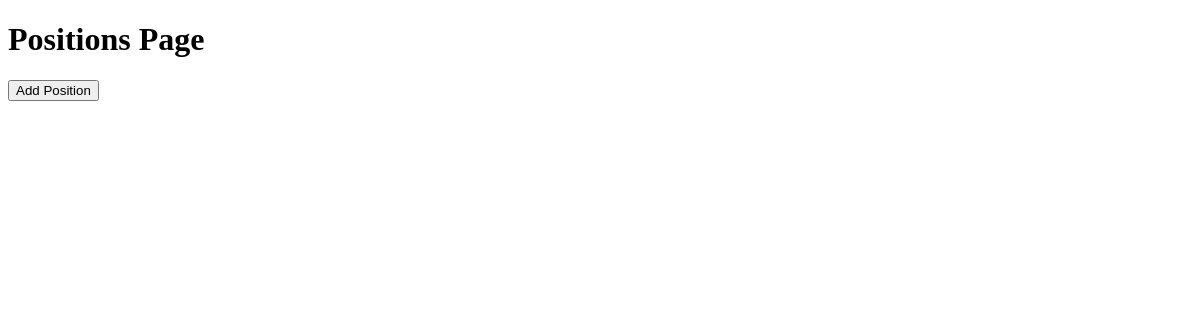
/positions/, run on an earlier commit of the app's database.
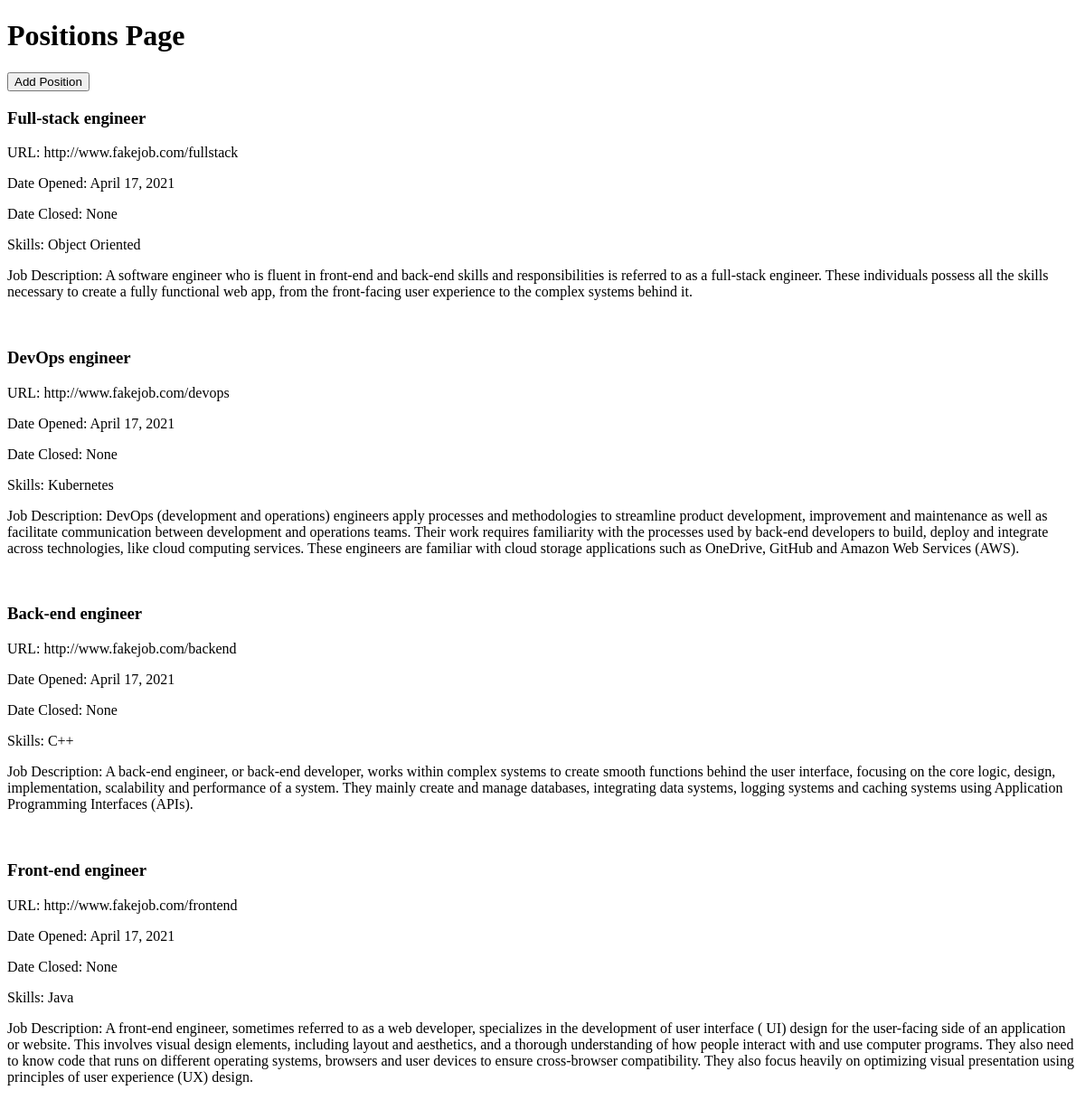
And on a later commit of the database.
### jobs/models.py (models this page shows)
class Position(models.Model):
	INDUSTRY_SKILL = [
		('java', 'Java'),
		('c++', 'C++'),
		('algorithm', 'Algorithm Design'),
		('object', 'Object Oriented'),
		('kubernetes', 'Kubernetes')
	]
	position_title = models.CharField(max_length=100)
	position_url = models.URLField(max_length=300, null=True)
	date_opened = models.DateField(null=True)
	date_closed = models.DateField(null=True, blank=True, default='')
	skills = models.CharField(choices=INDUSTRY_SKILL, max_length=100) # Need to look into multiple selection
	job_description = models.TextField(null=True)

### jobs/views.py (the view)
# urls.py: path('positions/', views.list_positions, name='jobs-positions'),
def list_positions(request):
	list_positions = Position.objects.all()
	context = {
		'title': 'Positions',
		'positions': list_positions,
	}
	return render(request, 'jobs/positions.html', context)

### jobs/templates/jobs/positions.html
{% extends "jobs/base.html" %}
{% block content %}
	<h1>Positions Page</h1>
    <button onclick="location.href='/positions/new'" type="button">Add Position</button>
	{% for position in positions %}
		<h3>{{ position.position_title }}</h3>
        <p>URL: {{ position.position_url }}</p>
        <p>Date Opened: {{ position.date_opened }}</p>
        <p>Date Closed: {{ position.date_closed }}</p>
        <p>Skills: {{ position.skills }}</p>
        <p>Job Description: {{ position.job_description }}</p></br>
	{% endfor %}
{% endblock content %}

### jobs/templates/jobs/base.html (shortened to what this page needs)
<!DOCTYPE html>
<html>
<head>
</head>
<body>
	{% block content %}{% endblock %}
</body>
</html>

What changed in the data, as far as the page shows it:
added Position: position_title "Full-stack engineer", position_url "http://www.fakejob.com/fullstack", date_opened "April 17, 2021", date_closed "None", skills "Object Oriented", job_description "A software engineer who is fluent in front-end and back-end skills and responsibilities is referred to as a full-stack engineer. These individuals possess all the skills necessary to create a fully functional web app, from the front-facing user experience to the complex systems behind it."
added Position: position_title "DevOps engineer", position_url "http://www.fakejob.com/devops", date_opened "April 17, 2021", date_closed "None", skills "Kubernetes", job_description "DevOps (development and operations) engineers apply processes and methodologies to streamline product development, improvement and maintenance as well as facilitate communication between development and operations teams. Their work requires familiarity with the processes used by back-end developers to build, deploy and integrate across technologies, like cloud computing services. These engineers are familiar with cloud storage applications such as OneDrive, GitHub and Amazon Web Services (AWS)."
added Position: position_title "Back-end engineer", position_url "http://www.fakejob.com/backend", date_opened "April 17, 2021", date_closed "None", skills "C++", job_description "A back-end engineer, or back-end developer, works within complex systems to create smooth functions behind the user interface, focusing on the core logic, design, implementation, scalability and performance of a system. They mainly create and manage databases, integrating data systems, logging systems and caching systems using Application Programming Interfaces (APIs)."
added Position: position_title "Front-end engineer", position_url "http://www.fakejob.com/frontend", date_opened "April 17, 2021", date_closed "None", skills "Java", job_description "A front-end engineer, sometimes referred to as a web developer, specializes in the development of user interface ( UI) design for the user-facing side of an application or website. This involves visual design elements, including layout and aesthetics, and a thorough understanding of how people interact with and use computer programs. They also need to know code that runs on different operating systems, browsers and user devices to ensure cross-browser compatibility. They also focus heavily on optimizing visual presentation using principles of user experience (UX) design."
